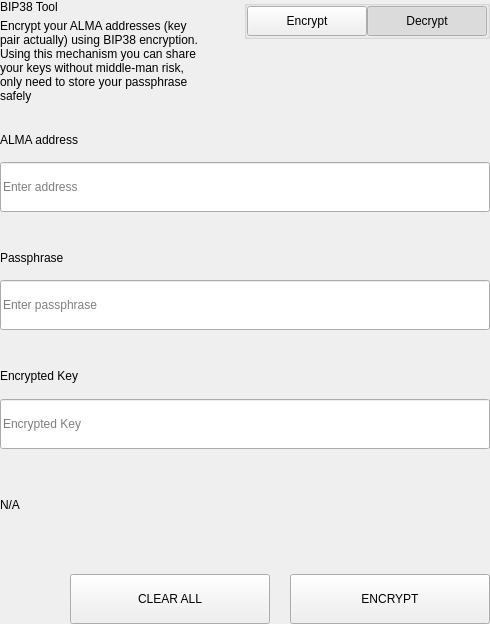
<?xml version="1.0" encoding="UTF-8"?>
<ui version="4.0">
 <class>SettingsBitToolWidget</class>
 <widget class="QWidget" name="SettingsBitToolWidget">
  <property name="geometry">
   <rect>
    <x>0</x>
    <y>0</y>
    <width>490</width>
    <height>624</height>
   </rect>
  </property>
  <property name="windowTitle">
   <string>Form</string>
  </property>
  <layout class="QVBoxLayout" name="verticalLayout">
   <property name="spacing">
    <number>0</number>
   </property>
   <property name="leftMargin">
    <number>0</number>
   </property>
   <property name="topMargin">
    <number>0</number>
   </property>
   <property name="rightMargin">
    <number>0</number>
   </property>
   <property name="bottomMargin">
    <number>0</number>
   </property>
   <item>
    <widget class="QWidget" name="left" native="true">
     <layout class="QVBoxLayout" name="verticalLayout_3">
      <property name="leftMargin">
       <number>0</number>
      </property>
      <property name="topMargin">
       <number>0</number>
      </property>
      <property name="rightMargin">
       <number>0</number>
      </property>
      <property name="bottomMargin">
       <number>0</number>
      </property>
      <item>
       <layout class="QVBoxLayout" name="verticalLayout_2">
        <property name="spacing">
         <number>0</number>
        </property>
        <item>
         <layout class="QHBoxLayout" name="horizontalLayout_3" stretch="3,1">
          <property name="spacing">
           <number>40</number>
          </property>
          <item>
           <layout class="QVBoxLayout" name="verticalLayoutTitle">
            <property name="spacing">
             <number>5</number>
            </property>
            <item>
             <widget class="QLabel" name="labelTitle">
              <property name="text">
               <string>BIP38 Tool</string>
              </property>
             </widget>
            </item>
            <item>
             <widget class="QLabel" name="labelSubtitle1">
              <property name="text">
               <string>Encrypt your ALMA addresses (key pair actually) using BIP38 encryption.
Using this mechanism you can share your keys without middle-man risk, only need to store your passphrase safely</string>
              </property>
              <property name="wordWrap">
               <bool>true</bool>
              </property>
             </widget>
            </item>
           </layout>
          </item>
          <item alignment="Qt::AlignTop">
           <widget class="QGroupBox" name="groupBox">
            <property name="title">
             <string/>
            </property>
            <property name="alignment">
             <set>Qt::AlignLeading|Qt::AlignLeft|Qt::AlignTop</set>
            </property>
            <layout class="QHBoxLayout" name="horizontalLayout_4">
             <property name="spacing">
              <number>0</number>
             </property>
             <property name="leftMargin">
              <number>0</number>
             </property>
             <property name="topMargin">
              <number>0</number>
             </property>
             <property name="rightMargin">
              <number>0</number>
             </property>
             <property name="bottomMargin">
              <number>0</number>
             </property>
             <item>
              <spacer name="horizontalSpacer">
               <property name="orientation">
                <enum>Qt::Horizontal</enum>
               </property>
               <property name="sizeHint" stdset="0">
                <size>
                 <width>40</width>
                 <height>20</height>
                </size>
               </property>
              </spacer>
             </item>
             <item>
              <widget class="QPushButton" name="pushLeft">
               <property name="minimumSize">
                <size>
                 <width>120</width>
                 <height>30</height>
                </size>
               </property>
               <property name="maximumSize">
                <size>
                 <width>120</width>
                 <height>30</height>
                </size>
               </property>
               <property name="focusPolicy">
                <enum>Qt::NoFocus</enum>
               </property>
               <property name="text">
                <string>Encrypt</string>
               </property>
               <property name="checkable">
                <bool>true</bool>
               </property>
               <property name="autoExclusive">
                <bool>true</bool>
               </property>
              </widget>
             </item>
             <item>
              <widget class="QPushButton" name="pushRight">
               <property name="minimumSize">
                <size>
                 <width>120</width>
                 <height>30</height>
                </size>
               </property>
               <property name="maximumSize">
                <size>
                 <width>120</width>
                 <height>30</height>
                </size>
               </property>
               <property name="focusPolicy">
                <enum>Qt::NoFocus</enum>
               </property>
               <property name="text">
                <string>Decrypt</string>
               </property>
               <property name="checkable">
                <bool>true</bool>
               </property>
               <property name="checked">
                <bool>true</bool>
               </property>
               <property name="autoExclusive">
                <bool>true</bool>
               </property>
              </widget>
             </item>
            </layout>
           </widget>
          </item>
         </layout>
        </item>
        <item>
         <widget class="QStackedWidget" name="stackedWidget">
          <property name="currentIndex">
           <number>1</number>
          </property>
          <widget class="QWidget" name="pageDecrypt">
           <layout class="QVBoxLayout" name="verticalLayout_5">
            <property name="spacing">
             <number>0</number>
            </property>
            <property name="leftMargin">
             <number>0</number>
            </property>
            <property name="topMargin">
             <number>0</number>
            </property>
            <property name="rightMargin">
             <number>0</number>
            </property>
            <property name="bottomMargin">
             <number>0</number>
            </property>
            <item>
             <widget class="QWidget" name="widget" native="true">
              <property name="minimumSize">
               <size>
                <width>0</width>
                <height>100</height>
               </size>
              </property>
              <layout class="QVBoxLayout" name="verticalLayout_4">
               <property name="spacing">
                <number>0</number>
               </property>
               <property name="leftMargin">
                <number>0</number>
               </property>
               <property name="topMargin">
                <number>0</number>
               </property>
               <property name="rightMargin">
                <number>0</number>
               </property>
               <property name="bottomMargin">
                <number>0</number>
               </property>
               <item>
                <spacer name="verticalSpacer_2">
                 <property name="orientation">
                  <enum>Qt::Vertical</enum>
                 </property>
                 <property name="sizeType">
                  <enum>QSizePolicy::Fixed</enum>
                 </property>
                 <property name="sizeHint" stdset="0">
                  <size>
                   <width>20</width>
                   <height>20</height>
                  </size>
                 </property>
                </spacer>
               </item>
               <item>
                <layout class="QHBoxLayout" name="horizontalLayout_6" stretch="2">
                 <property name="spacing">
                  <number>0</number>
                 </property>
                 <item>
                  <layout class="QVBoxLayout" name="verticalLayout_7">
                   <property name="spacing">
                    <number>9</number>
                   </property>
                   <item>
                    <widget class="QLabel" name="labelSubtitleKey">
                     <property name="minimumSize">
                      <size>
                       <width>0</width>
                       <height>20</height>
                      </size>
                     </property>
                     <property name="maximumSize">
                      <size>
                       <width>16777215</width>
                       <height>20</height>
                      </size>
                     </property>
                     <property name="text">
                      <string>Encrypted key</string>
                     </property>
                    </widget>
                   </item>
                   <item>
                    <widget class="QLineEdit" name="lineEditKey">
                     <property name="minimumSize">
                      <size>
                       <width>0</width>
                       <height>50</height>
                      </size>
                     </property>
                     <property name="maximumSize">
                      <size>
                       <width>16777215</width>
                       <height>50</height>
                      </size>
                     </property>
                     <property name="placeholderText">
                      <string>Enter a encrypted key</string>
                     </property>
                    </widget>
                   </item>
                  </layout>
                 </item>
                </layout>
               </item>
               <item>
                <spacer name="verticalSpacer_3">
                 <property name="orientation">
                  <enum>Qt::Vertical</enum>
                 </property>
                 <property name="sizeType">
                  <enum>QSizePolicy::Fixed</enum>
                 </property>
                 <property name="sizeHint" stdset="0">
                  <size>
                   <width>20</width>
                   <height>20</height>
                  </size>
                 </property>
                </spacer>
               </item>
               <item>
                <layout class="QVBoxLayout" name="verticalLayout_9">
                 <property name="spacing">
                  <number>9</number>
                 </property>
                 <item>
                  <widget class="QLabel" name="labelSubtitlePassphrase">
                   <property name="maximumSize">
                    <size>
                     <width>16777215</width>
                     <height>20</height>
                    </size>
                   </property>
                   <property name="text">
                    <string>Passphrase</string>
                   </property>
                  </widget>
                 </item>
                 <item>
                  <widget class="QLineEdit" name="lineEditPassphrase">
                   <property name="minimumSize">
                    <size>
                     <width>0</width>
                     <height>50</height>
                    </size>
                   </property>
                   <property name="maximumSize">
                    <size>
                     <width>16777215</width>
                     <height>50</height>
                    </size>
                   </property>
                   <property name="placeholderText">
                    <string>Enter a passphrase</string>
                   </property>
                  </widget>
                 </item>
                </layout>
               </item>
               <item>
                <spacer name="verticalSpacer_4">
                 <property name="orientation">
                  <enum>Qt::Vertical</enum>
                 </property>
                 <property name="sizeType">
                  <enum>QSizePolicy::Fixed</enum>
                 </property>
                 <property name="sizeHint" stdset="0">
                  <size>
                   <width>20</width>
                   <height>20</height>
                  </size>
                 </property>
                </spacer>
               </item>
               <item>
                <widget class="QWidget" name="widget_3" native="true">
                 <property name="sizePolicy">
                  <sizepolicy hsizetype="Preferred" vsizetype="Fixed">
                   <horstretch>0</horstretch>
                   <verstretch>0</verstretch>
                  </sizepolicy>
                 </property>
                 <layout class="QVBoxLayout" name="verticalLayout_10">
                  <property name="spacing">
                   <number>9</number>
                  </property>
                  <property name="leftMargin">
                   <number>0</number>
                  </property>
                  <property name="topMargin">
                   <number>0</number>
                  </property>
                  <property name="rightMargin">
                   <number>0</number>
                  </property>
                  <property name="bottomMargin">
                   <number>0</number>
                  </property>
                  <item>
                   <widget class="QLabel" name="labelSubtitleDecryptResult">
                    <property name="minimumSize">
                     <size>
                      <width>0</width>
                      <height>20</height>
                     </size>
                    </property>
                    <property name="maximumSize">
                     <size>
                      <width>16777215</width>
                      <height>20</height>
                     </size>
                    </property>
                    <property name="text">
                     <string>Decrypted address result</string>
                    </property>
                   </widget>
                  </item>
                  <item>
                   <widget class="QWidget" name="widget_4" native="true">
                    <layout class="QHBoxLayout" name="horizontalLayout" stretch="6,0,1">
                     <property name="spacing">
                      <number>0</number>
                     </property>
                     <property name="leftMargin">
                      <number>0</number>
                     </property>
                     <property name="topMargin">
                      <number>0</number>
                     </property>
                     <property name="rightMargin">
                      <number>0</number>
                     </property>
                     <property name="bottomMargin">
                      <number>0</number>
                     </property>
                     <item alignment="Qt::AlignVCenter">
                      <widget class="QLineEdit" name="lineEditDecryptResult">
                       <property name="minimumSize">
                        <size>
                         <width>0</width>
                         <height>50</height>
                        </size>
                       </property>
                       <property name="maximumSize">
                        <size>
                         <width>16777215</width>
                         <height>50</height>
                        </size>
                       </property>
                       <property name="placeholderText">
                        <string>Decrypted Address</string>
                       </property>
                      </widget>
                     </item>
                     <item>
                      <spacer name="horizontalSpacer_4">
                       <property name="orientation">
                        <enum>Qt::Horizontal</enum>
                       </property>
                       <property name="sizeType">
                        <enum>QSizePolicy::Fixed</enum>
                       </property>
                       <property name="sizeHint" stdset="0">
                        <size>
                         <width>20</width>
                         <height>50</height>
                        </size>
                       </property>
                      </spacer>
                     </item>
                     <item>
                      <widget class="QPushButton" name="pushButtonImport">
                       <property name="minimumSize">
                        <size>
                         <width>140</width>
                         <height>40</height>
                        </size>
                       </property>
                       <property name="text">
                        <string>Import Address</string>
                       </property>
                      </widget>
                     </item>
                    </layout>
                   </widget>
                  </item>
                 </layout>
                </widget>
               </item>
               <item>
                <widget class="QLabel" name="statusLabel_DEC">
                 <property name="maximumSize">
                  <size>
                   <width>16777215</width>
                   <height>40</height>
                  </size>
                 </property>
                 <property name="text">
                  <string/>
                 </property>
                </widget>
               </item>
               <item>
                <spacer name="verticalSpacer">
                 <property name="orientation">
                  <enum>Qt::Vertical</enum>
                 </property>
                 <property name="sizeType">
                  <enum>QSizePolicy::Preferred</enum>
                 </property>
                 <property name="sizeHint" stdset="0">
                  <size>
                   <width>20</width>
                   <height>20</height>
                  </size>
                 </property>
                </spacer>
               </item>
               <item>
                <layout class="QHBoxLayout" name="horizontalLayout_7">
                 <property name="spacing">
                  <number>0</number>
                 </property>
                 <item>
                  <spacer name="horizontalSpacer_5">
                   <property name="orientation">
                    <enum>Qt::Horizontal</enum>
                   </property>
                   <property name="sizeType">
                    <enum>QSizePolicy::Expanding</enum>
                   </property>
                   <property name="sizeHint" stdset="0">
                    <size>
                     <width>40</width>
                     <height>20</height>
                    </size>
                   </property>
                  </spacer>
                 </item>
                 <item>
                  <widget class="QPushButton" name="pushButtonDecryptClear">
                   <property name="minimumSize">
                    <size>
                     <width>200</width>
                     <height>50</height>
                    </size>
                   </property>
                   <property name="maximumSize">
                    <size>
                     <width>200</width>
                     <height>50</height>
                    </size>
                   </property>
                   <property name="text">
                    <string>CLEAR</string>
                   </property>
                  </widget>
                 </item>
                 <item>
                  <spacer name="horizontalSpacer_3">
                   <property name="orientation">
                    <enum>Qt::Horizontal</enum>
                   </property>
                   <property name="sizeType">
                    <enum>QSizePolicy::Fixed</enum>
                   </property>
                   <property name="sizeHint" stdset="0">
                    <size>
                     <width>20</width>
                     <height>20</height>
                    </size>
                   </property>
                  </spacer>
                 </item>
                 <item>
                  <widget class="QPushButton" name="pushButtonDecrypt">
                   <property name="minimumSize">
                    <size>
                     <width>200</width>
                     <height>50</height>
                    </size>
                   </property>
                   <property name="maximumSize">
                    <size>
                     <width>200</width>
                     <height>50</height>
                    </size>
                   </property>
                   <property name="text">
                    <string>DECRYPT KEY</string>
                   </property>
                  </widget>
                 </item>
                </layout>
               </item>
              </layout>
             </widget>
            </item>
           </layout>
          </widget>
          <widget class="QWidget" name="pageEncrypt">
           <layout class="QVBoxLayout" name="verticalLayout_11">
            <property name="spacing">
             <number>0</number>
            </property>
            <property name="leftMargin">
             <number>0</number>
            </property>
            <property name="topMargin">
             <number>0</number>
            </property>
            <property name="rightMargin">
             <number>0</number>
            </property>
            <property name="bottomMargin">
             <number>0</number>
            </property>
            <item>
             <spacer name="verticalSpacer_8">
              <property name="orientation">
               <enum>Qt::Vertical</enum>
              </property>
              <property name="sizeType">
               <enum>QSizePolicy::Fixed</enum>
              </property>
              <property name="sizeHint" stdset="0">
               <size>
                <width>20</width>
                <height>20</height>
               </size>
              </property>
             </spacer>
            </item>
            <item>
             <widget class="QWidget" name="containerAddressEnc" native="true">
              <layout class="QVBoxLayout" name="containerAddressEncLayout">
               <property name="spacing">
                <number>5</number>
               </property>
               <property name="leftMargin">
                <number>0</number>
               </property>
               <property name="topMargin">
                <number>0</number>
               </property>
               <property name="rightMargin">
                <number>0</number>
               </property>
               <property name="bottomMargin">
                <number>0</number>
               </property>
               <item>
                <widget class="QLabel" name="labelSubtitleAddress">
                 <property name="minimumSize">
                  <size>
                   <width>0</width>
                   <height>20</height>
                  </size>
                 </property>
                 <property name="maximumSize">
                  <size>
                   <width>16777215</width>
                   <height>20</height>
                  </size>
                 </property>
                 <property name="text">
                  <string>ALMA address</string>
                 </property>
                </widget>
               </item>
               <item>
                <widget class="QLineEdit" name="addressIn_ENC">
                 <property name="minimumSize">
                  <size>
                   <width>0</width>
                   <height>50</height>
                  </size>
                 </property>
                 <property name="placeholderText">
                  <string>Enter address</string>
                 </property>
                </widget>
               </item>
              </layout>
             </widget>
            </item>
            <item>
             <spacer name="verticalSpacer_6">
              <property name="orientation">
               <enum>Qt::Vertical</enum>
              </property>
              <property name="sizeType">
               <enum>QSizePolicy::Fixed</enum>
              </property>
              <property name="sizeHint" stdset="0">
               <size>
                <width>20</width>
                <height>20</height>
               </size>
              </property>
             </spacer>
            </item>
            <item>
             <widget class="QWidget" name="containerAddress" native="true">
              <layout class="QHBoxLayout" name="horizontalLayout_9" stretch="2">
               <property name="spacing">
                <number>0</number>
               </property>
               <property name="leftMargin">
                <number>0</number>
               </property>
               <property name="topMargin">
                <number>0</number>
               </property>
               <property name="rightMargin">
                <number>0</number>
               </property>
               <property name="bottomMargin">
                <number>0</number>
               </property>
               <item>
                <layout class="QVBoxLayout" name="verticalLayout_8">
                 <property name="spacing">
                  <number>5</number>
                 </property>
                 <item>
                  <widget class="QLabel" name="labelSubtitleMessage">
                   <property name="minimumSize">
                    <size>
                     <width>0</width>
                     <height>20</height>
                    </size>
                   </property>
                   <property name="maximumSize">
                    <size>
                     <width>16777215</width>
                     <height>20</height>
                    </size>
                   </property>
                   <property name="text">
                    <string>Passphrase</string>
                   </property>
                  </widget>
                 </item>
                 <item>
                  <widget class="QLineEdit" name="passphraseIn_ENC">
                   <property name="minimumSize">
                    <size>
                     <width>0</width>
                     <height>50</height>
                    </size>
                   </property>
                   <property name="maximumSize">
                    <size>
                     <width>16777215</width>
                     <height>50</height>
                    </size>
                   </property>
                   <property name="placeholderText">
                    <string>Enter passphrase</string>
                   </property>
                  </widget>
                 </item>
                </layout>
               </item>
              </layout>
             </widget>
            </item>
            <item>
             <spacer name="verticalSpacer_7">
              <property name="orientation">
               <enum>Qt::Vertical</enum>
              </property>
              <property name="sizeType">
               <enum>QSizePolicy::Fixed</enum>
              </property>
              <property name="sizeHint" stdset="0">
               <size>
                <width>20</width>
                <height>20</height>
               </size>
              </property>
             </spacer>
            </item>
            <item>
             <widget class="QWidget" name="widget_2" native="true">
              <property name="minimumSize">
               <size>
                <width>0</width>
                <height>75</height>
               </size>
              </property>
              <property name="maximumSize">
               <size>
                <width>16777215</width>
                <height>16777215</height>
               </size>
              </property>
              <layout class="QVBoxLayout" name="verticalLayout_6">
               <property name="leftMargin">
                <number>0</number>
               </property>
               <property name="topMargin">
                <number>0</number>
               </property>
               <property name="rightMargin">
                <number>0</number>
               </property>
               <property name="bottomMargin">
                <number>0</number>
               </property>
               <item>
                <widget class="QLabel" name="labelSubtitleEncryptedKey">
                 <property name="minimumSize">
                  <size>
                   <width>0</width>
                   <height>20</height>
                  </size>
                 </property>
                 <property name="maximumSize">
                  <size>
                   <width>16777215</width>
                   <height>20</height>
                  </size>
                 </property>
                 <property name="text">
                  <string>Encrypted Key</string>
                 </property>
                </widget>
               </item>
               <item>
                <widget class="QLineEdit" name="encryptedKeyOut_ENC">
                 <property name="minimumSize">
                  <size>
                   <width>0</width>
                   <height>50</height>
                  </size>
                 </property>
                 <property name="placeholderText">
                  <string>Encrypted Key</string>
                 </property>
                </widget>
               </item>
              </layout>
             </widget>
            </item>
            <item>
             <widget class="QLabel" name="statusLabel_ENC">
              <property name="text">
               <string notr="true">N/A</string>
              </property>
             </widget>
            </item>
            <item>
             <spacer name="verticalSpacer_5">
              <property name="orientation">
               <enum>Qt::Vertical</enum>
              </property>
              <property name="sizeType">
               <enum>QSizePolicy::Fixed</enum>
              </property>
              <property name="sizeHint" stdset="0">
               <size>
                <width>20</width>
                <height>20</height>
               </size>
              </property>
             </spacer>
            </item>
            <item>
             <layout class="QHBoxLayout" name="horizontalLayout_8">
              <property name="spacing">
               <number>0</number>
              </property>
              <item>
               <spacer name="horizontalSpacer_6">
                <property name="orientation">
                 <enum>Qt::Horizontal</enum>
                </property>
                <property name="sizeType">
                 <enum>QSizePolicy::Expanding</enum>
                </property>
                <property name="sizeHint" stdset="0">
                 <size>
                  <width>40</width>
                  <height>20</height>
                 </size>
                </property>
               </spacer>
              </item>
              <item>
               <widget class="QPushButton" name="pushButtonClear">
                <property name="minimumSize">
                 <size>
                  <width>200</width>
                  <height>50</height>
                 </size>
                </property>
                <property name="focusPolicy">
                 <enum>Qt::NoFocus</enum>
                </property>
                <property name="text">
                 <string>CLEAR ALL</string>
                </property>
               </widget>
              </item>
              <item>
               <spacer name="horizontalSpacer_2">
                <property name="orientation">
                 <enum>Qt::Horizontal</enum>
                </property>
                <property name="sizeType">
                 <enum>QSizePolicy::Fixed</enum>
                </property>
                <property name="sizeHint" stdset="0">
                 <size>
                  <width>20</width>
                  <height>20</height>
                 </size>
                </property>
               </spacer>
              </item>
              <item>
               <widget class="QPushButton" name="pushButtonEncrypt">
                <property name="minimumSize">
                 <size>
                  <width>200</width>
                  <height>50</height>
                 </size>
                </property>
                <property name="maximumSize">
                 <size>
                  <width>200</width>
                  <height>50</height>
                 </size>
                </property>
                <property name="focusPolicy">
                 <enum>Qt::NoFocus</enum>
                </property>
                <property name="text">
                 <string>ENCRYPT</string>
                </property>
               </widget>
              </item>
             </layout>
            </item>
           </layout>
          </widget>
         </widget>
        </item>
       </layout>
      </item>
     </layout>
    </widget>
   </item>
  </layout>
 </widget>
 <resources/>
 <connections/>
</ui>
